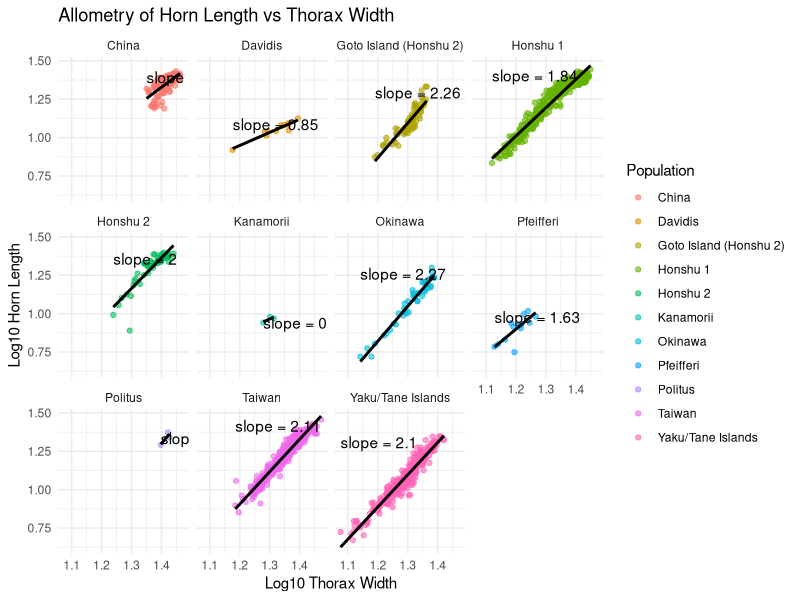

Recreate this plot in R.
library(readxl)
library(tidyverse)

beetles <- read_excel("Horn_length_allometry_phylogeography_02_2023.xlsx")


#the paper i took this data from used a log10 distribution to linerize the relationshipts between the variables. i was able to figre out how to do it, it was easy enough so i added it in here just to see. 
beetles <- beetles %>%
  mutate(
    log_thorax = log10(Thorax_Width),
    log_horn = log10(Horn_Length)
  )
#because the slopes of the lines are whats really imporant on the log10 graph i need to calculate it. select 2 to get slope according to the internet
slopes <- beetles %>%
  group_by(Population) %>%
  summarise(
    model = list(lm(log_horn ~ log_thorax, data = cur_data()))
  ) %>%
  mutate(
    slope = map_dbl(model, ~ coef(.x)[2])
  )

slopes <- slopes %>%
  left_join(
    beetles %>%
      group_by(Population) %>%
      summarise(
        x_pos = min(log_thorax, na.rm = TRUE),
        y_pos = max(log_horn, na.rm = TRUE)
      ),
    by = "Population"
  )

#i faceted by location and added some color, the slopes of the lines are whats important here so i added lables for that info. 
ggplot(beetles, aes(x = log_thorax, y = log_horn, color = Population)) +
  geom_point(alpha = 0.6) +
  geom_smooth(method = "lm", se = FALSE, color = "black") +
  facet_wrap(~ Population) +
  #add slope lables
  geom_text(
    data = slopes,
    aes(x = x_pos, y = y_pos, label = paste0("slope = ", round(slope, 2))),
    inherit.aes = FALSE,
    hjust = 0,
    vjust = 1
  ) +
  labs(
    title = "Allometry of Horn Length vs Thorax Width",
    x = "Log10 Thorax Width",
    y = "Log10 Horn Length"
  ) +
  theme_minimal()
